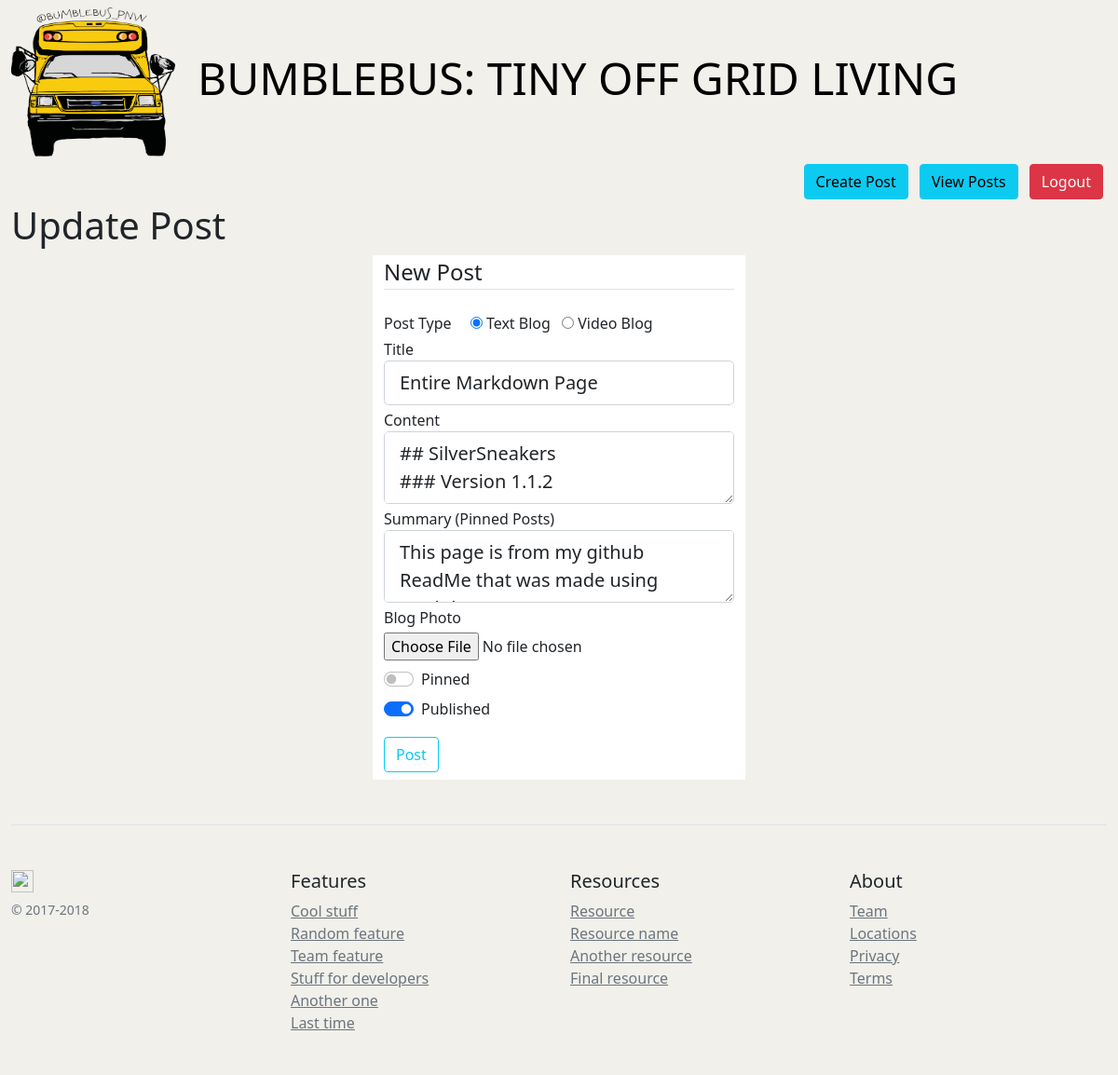
The page /post/7/update (signed in) on the database as committed earlier.
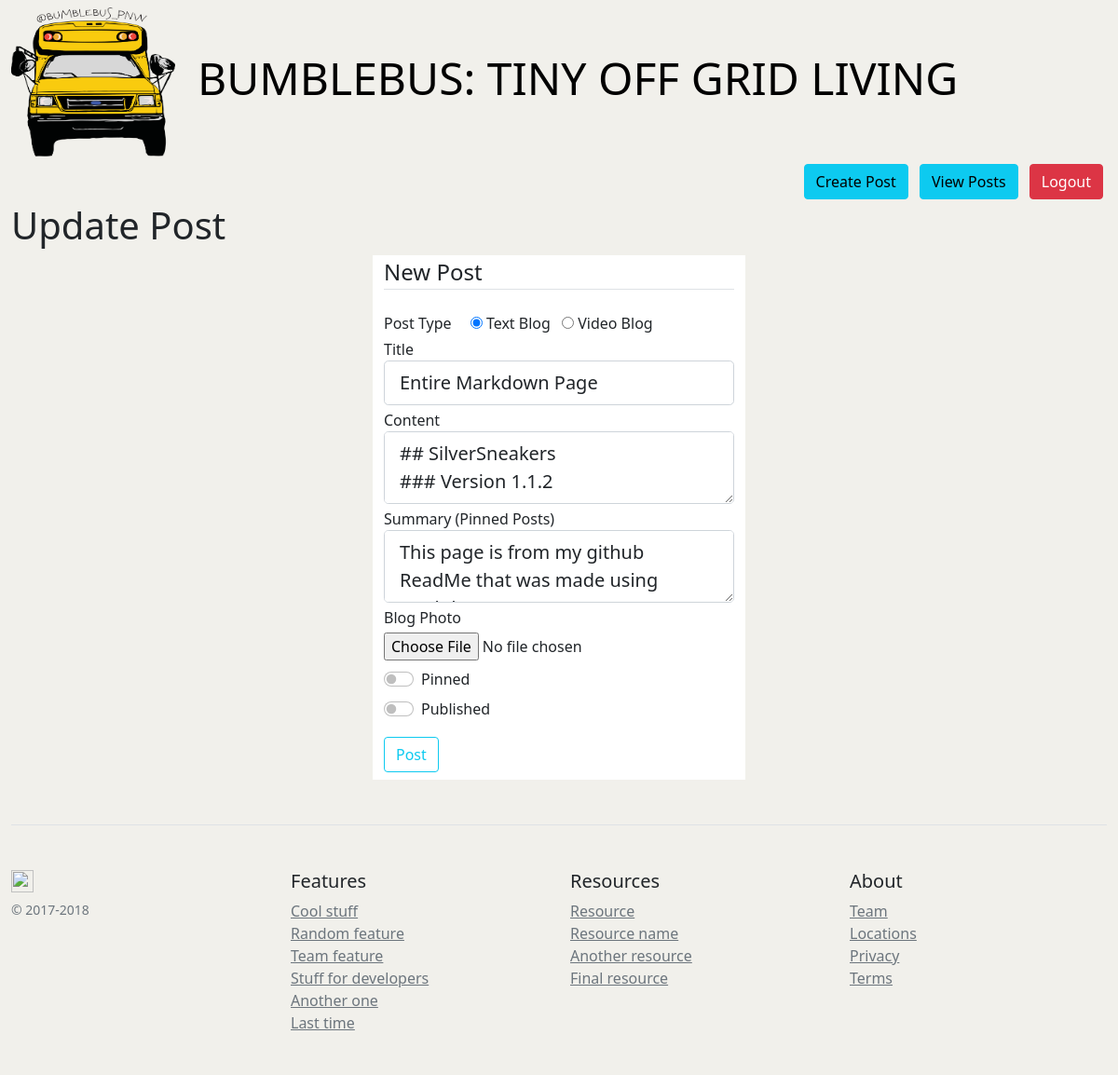
The same page on the database as committed later.
### bumblebus/models.py (models this page shows, shortened)
class Post(db.Model):
	id = db.Column(db.Integer, primary_key=True)
	postType = db.Column(db.String(4), nullable=False)
	title = db.Column(db.String(100), nullable=False)
	date_posted = db.Column(db.DateTime, nullable=False, default=datetime.utcnow) #pass in the function and not the current time; no parens
	content = db.Column(db.Text, nullable=False)
	summary = db.Column(db.Text, nullable=False)
	user_id = db.Column(db.Integer, db.ForeignKey('user.id'), nullable=False)
	pinned = db.Column(db.Boolean, nullable=False, default=False)
	image_file = db.Column(db.String(20), nullable=False, default='blog_default.jpg')
	thumbnail = db.Column(db.String(20), nullable=False, default='blog_default.jpg')
	published = db.Column(db.Boolean, nullable=False, default=False)

### bumblebus/routes.py (the view)
@app.route("/post/<int:post_id>/update", methods=['GET', 'POST'])
@login_required
def post_update(post_id):
	post = Post.query.get_or_404(post_id)
	if post.author != current_user:
		abort(403)
	form = PostForm()
	if form.validate_on_submit():
		postType 	 = form.postType.data
		post.title 	 = form.title.data
		post.content = form.content.data
		post.summary = form.summary.data
		post.pinned  = form.pinned.data
		post.published  = form.published.data
		db.session.commit()
		flash(f'Your post has been updated!', 'success')
		return redirect(url_for('post', post_id=post.id))
	elif request.method == 'GET':
		form.postType.data = post.postType
		form.title.data    = post.title
		form.content.data  = post.content
		form.summary.data  = post.summary
		form.pinned.data   = post.pinned
		form.published.data   = post.published
	return render_template('create_post.html', title="Update Post", form=form, legend='Update Post') # Shares template with post_new

### bumblebus/forms.py
class PostForm(FlaskForm):
	postType = RadioField('Post Type', choices=[('blog','Text Blog'),('vlog','Video Blog')])
	title = StringField('Title', validators=[DataRequired()])
	content = TextAreaField('Content', validators=[DataRequired()])
	summary = TextAreaField('Summary (Pinned Posts)', validators=[DataRequired()])
	picture = FileField('Blog Photo', validators=[FileAllowed(['jpg','png'])])
	pinned = BooleanField('Pinned')
	published = BooleanField('Published')
	content_picture = FileField('Content Photo', validators=[FileAllowed(['jpg','png'])])
	submit = SubmitField('Post')

### bumblebus/models.py (called while the page is built)
@login_manager.user_loader #expects 4 things: is_authenticated, is_active, is_anonymous, get_id; all provided by UserMixin
def load_user(user_id):
	return User.query.get(int(user_id))

### bumblebus/templates/create_post.html (shortened to what this page needs)
{% extends "base.html" %}
{% block content %}
	<h1>{{ legend }}</h1>
	<div class="content-section">
		<div class="row justify-content-center">
			<div class="col-md-4" style="background-color: #fff;" >
				<form method="POST" action="" enctype="multipart/form-data">
					<fieldset class="form-group">
						<legend class="border-bottom mb-4">New Post</legend>
						<div class="form-group ">
							{{ form.postType.label(class="form-check-inline") }}
							{% for field in form.postType %}
								<tr>
									<th>{{ field }}</th>
									<td>{{ field.label(class="me-2") }}</td>
								</tr>
							{% endfor %}
						</div>
						<div class="form-group">
							{{ form.title.label(class="form-control-label mt-1") }}
							{% if form.title.errors %}
								{{ form.title(class="form-control form-control-lg is-invalid") }}
								<div class="invalid-feedback">
									{% for error in form.title.errors%}
										<span>{{ error }}</span>
									{% endfor %}
								</div>
							{% else %}
								{{ form.title(class="form-control form-control-lg") }}
							{% endif %}
						</div>
						<div class="form-group">
							{{ form.content.label(class="form-control-label mt-1") }}
							{% if form.content.errors %}
								{{ form.content(class="form-control form-control-lg is-invalid") }}
								<div class="invalid-feedback">
									{% for error in form.content.errors%}
										<span>{{ error }}</span>
									{% endfor %}
								</div>
							{% else %}
								{{ form.content(class="form-control form-control-lg") }}
							{% endif %}
						</div>
						<div class="form-group">
							{{ form.summary.label(class="form-control-label mt-1") }}
							{% if form.summary.errors %}
								{{ form.summary(class="form-control form-control-lg is-invalid") }}
								<div class="invalid-feedback">
									{% for error in form.summary.errors%}
										<span>{{ error }}</span>
									{% endfor %}
								</div>
							{% else %}
								{{ form.summary(class="form-control form-control-lg") }}
							{% endif %}
						</div>
						<div class="form-group">
							{{ form.picture.label(class="mt-1") }} <br>
							{{ form.picture(class="form-control-file mt-1") }}
						</div>
						<div class="form-group form-check form-switch mt-1">
							{{ form.pinned(class="form-check-input mt-2", type="checkbox",  id="flexSwitchCheckDefault") }}
							{{ form.pinned.label(class="form-check-label mt-1", for="flexSwitchCheckDefault") }}
						</div>
						<div class="form-group form-check form-switch mt-1">
							{{ form.published(class="form-check-input mt-2", type="checkbox",  id="flexSwitchCheckDefault") }}
							{{ form.published.label(class="form-check-label mt-1", for="flexSwitchCheckDefault") }}
						</div>
					</fieldset>
					<div class="form-group pb-2">
						{{ form.submit(class="btn btn-outline-info mt-3" ) }}
					</div>
				</form>
			</div>
		</div>
	</div>
{% endblock %}

Rows that differ between the two databases and show on the page:
changed Post "Entire Markdown Page": published "☑" → "☐"
